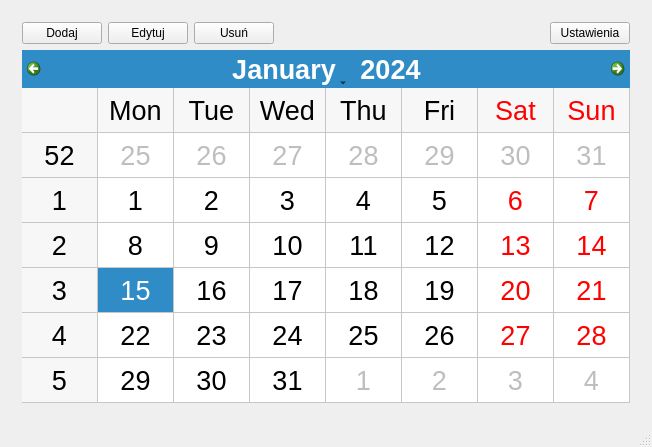
<?xml version="1.0" encoding="UTF-8"?>
<ui version="4.0">
 <class>MainWindow</class>
 <widget class="QMainWindow" name="MainWindow">
  <property name="geometry">
   <rect>
    <x>0</x>
    <y>0</y>
    <width>652</width>
    <height>447</height>
   </rect>
  </property>
  <property name="windowTitle">
   <string>Notes</string>
  </property>
  <widget class="QWidget" name="centralWidget">
   <layout class="QVBoxLayout" name="verticalLayout_4">
    <item>
     <widget class="QStackedWidget" name="stackedWidget">
      <property name="currentIndex">
       <number>0</number>
      </property>
      <widget class="QWidget" name="page_calendar">
       <layout class="QVBoxLayout" name="verticalLayout">
        <item>
         <layout class="QHBoxLayout" name="horizontalLayout">
          <item>
           <widget class="QPushButton" name="pushButton_add">
            <property name="font">
             <font>
              <family>Cantarell</family>
             </font>
            </property>
            <property name="statusTip">
             <string>Dodaj nową notatkę</string>
            </property>
            <property name="text">
             <string>Dodaj</string>
            </property>
           </widget>
          </item>
          <item>
           <widget class="QPushButton" name="pushButton_edit">
            <property name="enabled">
             <bool>true</bool>
            </property>
            <property name="statusTip">
             <string>Edytuj notatkę</string>
            </property>
            <property name="text">
             <string>Edytuj</string>
            </property>
            <property name="checkable">
             <bool>false</bool>
            </property>
            <property name="flat">
             <bool>false</bool>
            </property>
           </widget>
          </item>
          <item>
           <widget class="QPushButton" name="pushButton_remove">
            <property name="enabled">
             <bool>true</bool>
            </property>
            <property name="statusTip">
             <string>Usuń notatkę</string>
            </property>
            <property name="text">
             <string>Usuń</string>
            </property>
           </widget>
          </item>
          <item>
           <spacer name="horizontalSpacer">
            <property name="orientation">
             <enum>Qt::Horizontal</enum>
            </property>
            <property name="sizeHint" stdset="0">
             <size>
              <width>40</width>
              <height>20</height>
             </size>
            </property>
           </spacer>
          </item>
          <item>
           <widget class="QPushButton" name="pushButton_settings">
            <property name="statusTip">
             <string>Przejdź do ustawień programu</string>
            </property>
            <property name="text">
             <string>Ustawienia</string>
            </property>
           </widget>
          </item>
         </layout>
        </item>
        <item>
         <widget class="QCalendarWidget" name="calendarWidget">
          <property name="font">
           <font>
            <family>Cantarell</family>
            <pointsize>20</pointsize>
           </font>
          </property>
          <property name="gridVisible">
           <bool>true</bool>
          </property>
          <property name="selectionMode">
           <enum>QCalendarWidget::SingleSelection</enum>
          </property>
          <property name="navigationBarVisible">
           <bool>true</bool>
          </property>
         </widget>
        </item>
       </layout>
      </widget>
      <widget class="QWidget" name="page_event">
       <layout class="QVBoxLayout" name="verticalLayout_2">
        <item>
         <layout class="QFormLayout" name="formLayout">
          <property name="horizontalSpacing">
           <number>6</number>
          </property>
          <property name="verticalSpacing">
           <number>6</number>
          </property>
          <item row="0" column="0">
           <widget class="QLabel" name="labeltxt_title">
            <property name="text">
             <string>Tytuł:</string>
            </property>
            <property name="buddy">
             <cstring>lineEdit</cstring>
            </property>
           </widget>
          </item>
          <item row="0" column="1">
           <widget class="QLineEdit" name="lineEdit"/>
          </item>
          <item row="1" column="0">
           <widget class="QLabel" name="labeltxt_date">
            <property name="text">
             <string>Data:</string>
            </property>
           </widget>
          </item>
          <item row="1" column="1">
           <widget class="QDateEdit" name="dateEdit">
            <property name="calendarPopup">
             <bool>true</bool>
            </property>
           </widget>
          </item>
         </layout>
        </item>
        <item>
         <layout class="QHBoxLayout" name="horizontalLayout_2">
          <item>
           <widget class="QLabel" name="labeltxt_note">
            <property name="text">
             <string>Notatka:</string>
            </property>
            <property name="alignment">
             <set>Qt::AlignLeading|Qt::AlignLeft|Qt::AlignTop</set>
            </property>
            <property name="buddy">
             <cstring>plainTextEdit</cstring>
            </property>
           </widget>
          </item>
          <item>
           <widget class="QPlainTextEdit" name="plainTextEdit">
            <property name="sizePolicy">
             <sizepolicy hsizetype="Expanding" vsizetype="Expanding">
              <horstretch>0</horstretch>
              <verstretch>0</verstretch>
             </sizepolicy>
            </property>
            <property name="tabStopWidth">
             <number>80</number>
            </property>
            <property name="backgroundVisible">
             <bool>false</bool>
            </property>
            <property name="centerOnScroll">
             <bool>false</bool>
            </property>
           </widget>
          </item>
         </layout>
        </item>
        <item>
         <widget class="QDialogButtonBox" name="buttonBox_event">
          <property name="standardButtons">
           <set>QDialogButtonBox::Cancel|QDialogButtonBox::Ok</set>
          </property>
         </widget>
        </item>
       </layout>
      </widget>
      <widget class="QWidget" name="page_note">
       <layout class="QVBoxLayout" name="verticalLayout_5">
        <item>
         <widget class="QScrollArea" name="scrollArea">
          <property name="widgetResizable">
           <bool>true</bool>
          </property>
          <widget class="QWidget" name="scrollAreaWidgetContents">
           <property name="geometry">
            <rect>
             <x>0</x>
             <y>0</y>
             <width>614</width>
             <height>348</height>
            </rect>
           </property>
           <layout class="QVBoxLayout" name="verticalLayout_3" stretch="0,0,0,0,10">
            <item>
             <widget class="QLabel" name="label_title">
              <property name="text">
               <string>Tytuł</string>
              </property>
              <property name="textFormat">
               <enum>Qt::AutoText</enum>
              </property>
              <property name="wordWrap">
               <bool>true</bool>
              </property>
             </widget>
            </item>
            <item>
             <widget class="Line" name="line">
              <property name="orientation">
               <enum>Qt::Horizontal</enum>
              </property>
             </widget>
            </item>
            <item>
             <widget class="QLabel" name="label_date">
              <property name="text">
               <string>2017-06-26</string>
              </property>
              <property name="wordWrap">
               <bool>true</bool>
              </property>
             </widget>
            </item>
            <item>
             <widget class="Line" name="line_2">
              <property name="orientation">
               <enum>Qt::Horizontal</enum>
              </property>
             </widget>
            </item>
            <item>
             <widget class="QLabel" name="label_note">
              <property name="text">
               <string>Treść notatki</string>
              </property>
              <property name="textFormat">
               <enum>Qt::AutoText</enum>
              </property>
              <property name="alignment">
               <set>Qt::AlignLeading|Qt::AlignLeft|Qt::AlignTop</set>
              </property>
              <property name="wordWrap">
               <bool>true</bool>
              </property>
             </widget>
            </item>
           </layout>
          </widget>
         </widget>
        </item>
        <item>
         <layout class="QHBoxLayout" name="horizontalLayout_4">
          <item>
           <spacer name="horizontalSpacer_3">
            <property name="orientation">
             <enum>Qt::Horizontal</enum>
            </property>
            <property name="sizeHint" stdset="0">
             <size>
              <width>40</width>
              <height>20</height>
             </size>
            </property>
           </spacer>
          </item>
          <item>
           <widget class="QPushButton" name="pushButton_ok">
            <property name="text">
             <string>OK</string>
            </property>
           </widget>
          </item>
         </layout>
        </item>
       </layout>
      </widget>
      <widget class="QWidget" name="page_settings">
       <layout class="QGridLayout" name="gridLayout_2">
        <item row="0" column="0">
         <layout class="QHBoxLayout" name="horizontalLayout_3" stretch="2,0,2">
          <item>
           <layout class="QFormLayout" name="formLayout_2">
            <property name="sizeConstraint">
             <enum>QLayout::SetDefaultConstraint</enum>
            </property>
            <property name="labelAlignment">
             <set>Qt::AlignLeading|Qt::AlignLeft|Qt::AlignVCenter</set>
            </property>
            <property name="formAlignment">
             <set>Qt::AlignLeading|Qt::AlignLeft|Qt::AlignTop</set>
            </property>
            <item row="0" column="0">
             <widget class="QLabel" name="labeltxt_fontSize">
              <property name="text">
               <string>Rozmiar czcionki:</string>
              </property>
             </widget>
            </item>
            <item row="0" column="1">
             <widget class="QSpinBox" name="spinBox_fontSize">
              <property name="minimum">
               <number>6</number>
              </property>
              <property name="maximum">
               <number>60</number>
              </property>
              <property name="value">
               <number>20</number>
              </property>
             </widget>
            </item>
           </layout>
          </item>
          <item>
           <spacer name="horizontalSpacer_2">
            <property name="orientation">
             <enum>Qt::Horizontal</enum>
            </property>
            <property name="sizeHint" stdset="0">
             <size>
              <width>40</width>
              <height>20</height>
             </size>
            </property>
           </spacer>
          </item>
          <item>
           <layout class="QFormLayout" name="formLayout_3">
            <item row="0" column="0">
             <widget class="QLabel" name="labeltxt_color">
              <property name="text">
               <string>Kolor tła notatki:</string>
              </property>
             </widget>
            </item>
            <item row="0" column="1">
             <widget class="QComboBox" name="comboBox_color">
              <item>
               <property name="text">
                <string>żółty</string>
               </property>
              </item>
              <item>
               <property name="text">
                <string>zielony</string>
               </property>
              </item>
              <item>
               <property name="text">
                <string>niebieski</string>
               </property>
              </item>
              <item>
               <property name="text">
                <string>czarny</string>
               </property>
              </item>
              <item>
               <property name="text">
                <string>szary</string>
               </property>
              </item>
              <item>
               <property name="text">
                <string>fioletowy</string>
               </property>
              </item>
             </widget>
            </item>
           </layout>
          </item>
         </layout>
        </item>
        <item row="1" column="0">
         <widget class="QDialogButtonBox" name="buttonBox_settings">
          <property name="standardButtons">
           <set>QDialogButtonBox::Cancel|QDialogButtonBox::Ok</set>
          </property>
         </widget>
        </item>
       </layout>
      </widget>
     </widget>
    </item>
   </layout>
  </widget>
  <widget class="QStatusBar" name="statusBar"/>
 </widget>
 <layoutdefault spacing="6" margin="11"/>
 <resources/>
 <connections/>
</ui>
